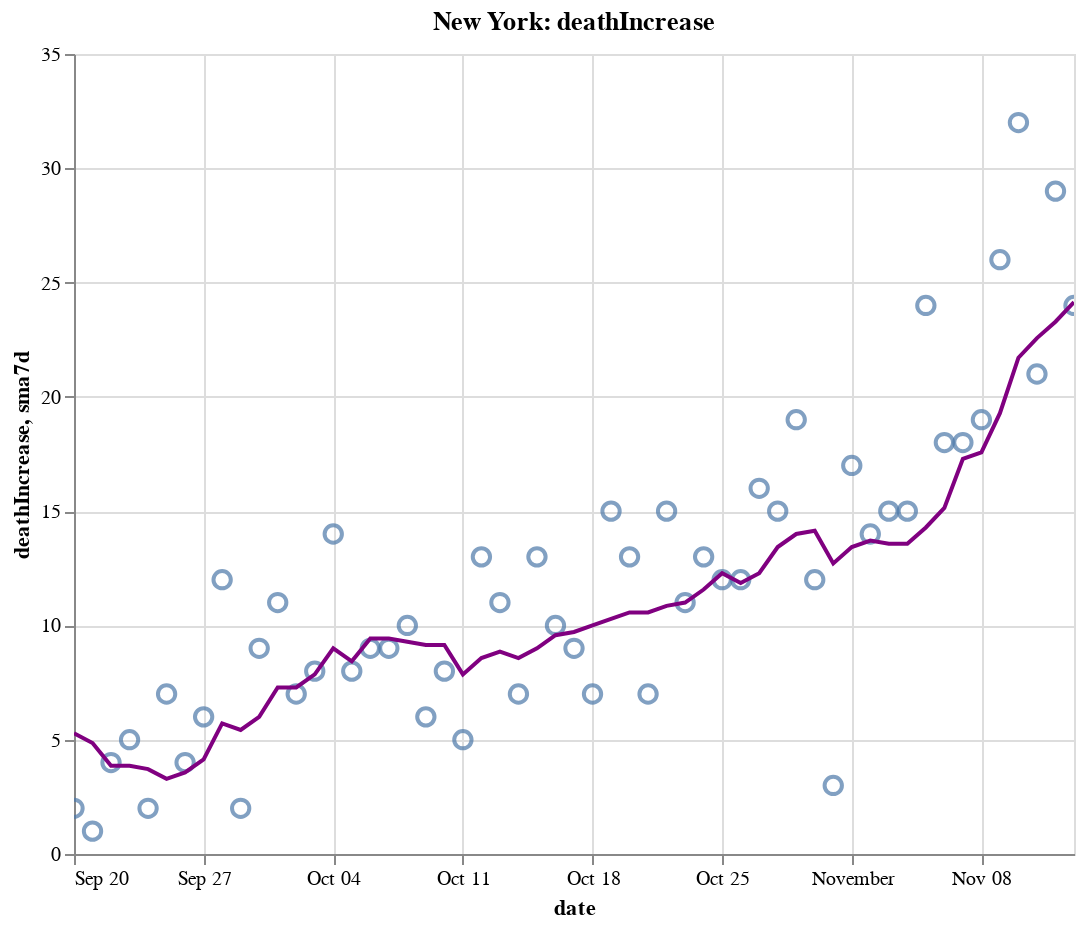

This figure's notebook cell:
### Code cell
create_plot(ny, 'deathIncrease')

### Figure 1 — Vega-Lite specification as saved in the notebook (floating-point values rounded to 4 significant figures)
{"config": {"view": {"continuousWidth": 400, "continuousHeight": 300}}, "layer": [{"layer": [{"mark": {"type": "point", "size": 75}, "encoding": {"tooltip": [{"type": "temporal", "field": "date"}, {"type": "quantitative", "field": "deathIncrease"}, {"type": "quantitative", "field": "sma7d"}], "x": {"type": "temporal", "field": "date"}, "y": {"type": "quantitative", "field": "deathIncrease"}}, "selection": {"selector012": {"type": "interval", "bind": "scales", "encodings": ["x", "y"]}}}, {"mark": {"type": "line", "color": "purple"}, "encoding": {"x": {"type": "temporal", "field": "date"}, "y": {"type": "quantitative", "field": "sma7d"}}}]}, {"mark": {"type": "rule", "color": "#aaa"}, "encoding": {"x": {"type": "temporal", "field": "date"}}, "transform": [{"filter": {"selection": "selector011"}}]}, {"mark": "circle", "encoding": {"opacity": {"condition": {"value": 1, "selection": "selector011"}, "value": 0}, "tooltip": [{"type": "temporal", "field": "date"}, {"type": "quantitative", "field": "deathIncrease"}, {"type": "quantitative", "field": "sma7d"}], "x": {"type": "temporal", "field": "date"}, "y": {"type": "quantitative", "field": "deathIncrease"}}, "selection": {"selector011": {"type": "single", "encodings": ["x"], "on": "mouseover", "nearest": true, "empty": "none"}}}, {"mark": {"type": "text", "align": "left", "dx": 5, "dy": -5, "stroke": "white", "strokeWidth": 2}, "encoding": {"text": {"type": "quantitative", "field": "deathIncrease"}, "tooltip": [{"type": "temporal", "field": "date"}, {"type": "quantitative", "field": "deathIncrease"}, {"type": "quantitative", "field": "sma7d"}], "x": {"type": "temporal", "field": "date"}, "y": {"type": "quantitative", "field": "deathIncrease"}}, "transform": [{"filter": {"selection": "selector011"}}]}, {"mark": {"type": "text", "align": "left", "dx": 5, "dy": -5}, "encoding": {"text": {"type": "quantitative", "field": "deathIncrease"}, "tooltip": [{"type": "temporal", "field": "date"}, {"type": "quantitative", "field": "deathIncrease"}, {"type": "quantitative", "field": "sma7d"}], "x": {"type": "temporal", "field": "date"}, "y": {"type": "quantitative", "field": "deathIncrease"}}, "transform": [{"filter": {"selection": "selector011"}}]}], "data": {"name": "data-b61d37326d8941038d779e4f9df40fe2"}, "height": 400, "title": "New York: deathIncrease", "width": 500, "$schema": "https://vega.github.io/schema/vega-lite/v4.8.1.json", "datasets": {"data-b61d37326d8941038d779e4f9df40fe2": [{"date": "2020-09-20T00:00:00", "totalTestResultsIncrease": 100400.0, "positiveIncrease": 862.0, "death": 25430.0, "deathIncrease": 2.0, "positiveRate": 0.009, "state": "New York", "sma7d": 5.286}, {"date": "2020-09-21T00:00:00", "totalTestResultsIncrease": 58320.0, "positiveIncrease": 573.0, "death": 25430.0, "deathIncrease": 1.0, "positiveRate": 0.01, "state": "New York", "sma7d": 4.857}, {"date": "2020-09-22T00:00:00", "totalTestResultsIncrease": 84000.0, "positiveIncrease": 754.0, "death": 25430.0, "deathIncrease": 4.0, "positiveRate": 0.009, "state": "New York", "sma7d": 3.857}, {"date": "2020-09-23T00:00:00", "totalTestResultsIncrease": 70930.0, "positiveIncrease": 665.0, "death": 25440.0, "deathIncrease": 5.0, "positiveRate": 0.009, "state": "New York", "sma7d": 3.857}, {"date": "2020-09-24T00:00:00", "totalTestResultsIncrease": 92950.0, "positiveIncrease": 955.0, "death": 25440.0, "deathIncrease": 2.0, "positiveRate": 0.01, "state": "New York", "sma7d": 3.714}, {"date": "2020-09-25T00:00:00", "totalTestResultsIncrease": 94820.0, "positiveIncrease": 908.0, "death": 25450.0, "deathIncrease": 7.0, "positiveRate": 0.01, "state": "New York", "sma7d": 3.286}, {"date": "2020-09-26T00:00:00", "totalTestResultsIncrease": 99950.0, "positiveIncrease": 1005.0, "death": 25450.0, "deathIncrease": 4.0, "positiveRate": 0.01, "state": "New York", "sma7d": 3.571}, {"date": "2020-09-27T00:00:00", "totalTestResultsIncrease": 84770.0, "positiveIncrease": 866.0, "death": 25460.0, "deathIncrease": 6.0, "positiveRate": 0.01, "state": "New York", "sma7d": 4.143}, {"date": "2020-09-28T00:00:00", "totalTestResultsIncrease": 52940.0, "positiveIncrease": 834.0, "death": 25470.0, "deathIncrease": 12.0, "positiveRate": 0.016, "state": "New York", "sma7d": 5.714}, {"date": "2020-09-29T00:00:00", "totalTestResultsIncrease": 88230.0, "positiveIncrease": 1189.0, "death": 25470.0, "deathIncrease": 2.0, "positiveRate": 0.013, "state": "New York", "sma7d": 5.429}, {"date": "2020-09-30T00:00:00", "totalTestResultsIncrease": 97960.0, "positiveIncrease": 1000.0, "death": 25480.0, "deathIncrease": 9.0, "positiveRate": 0.01, "state": "New York", "sma7d": 6.0}, {"date": "2020-10-01T00:00:00", "totalTestResultsIncrease": 109200.0, "positiveIncrease": 1382.0, "death": 25490.0, "deathIncrease": 11.0, "positiveRate": 0.013, "state": "New York", "sma7d": 7.286}, {"date": "2020-10-02T00:00:00", "totalTestResultsIncrease": 119500.0, "positiveIncrease": 1598.0, "death": 25500.0, "deathIncrease": 7.0, "positiveRate": 0.013, "state": "New York", "sma7d": 7.286}, {"date": "2020-10-03T00:00:00", "totalTestResultsIncrease": 134300.0, "positiveIncrease": 1731.0, "death": 25500.0, "deathIncrease": 8.0, "positiveRate": 0.013, "state": "New York", "sma7d": 7.857}, {"date": "2020-10-04T00:00:00", "totalTestResultsIncrease": 110300.0, "positiveIncrease": 1222.0, "death": 25520.0, "deathIncrease": 14.0, "positiveRate": 0.011, "state": "New York", "sma7d": 9.0}, {"date": "2020-10-05T00:00:00", "totalTestResultsIncrease": 76400.0, "positiveIncrease": 933.0, "death": 25530.0, "deathIncrease": 8.0, "positiveRate": 0.012, "state": "New York", "sma7d": 8.429}, {"date": "2020-10-06T00:00:00", "totalTestResultsIncrease": 96360.0, "positiveIncrease": 1393.0, "death": 25540.0, "deathIncrease": 9.0, "positiveRate": 0.014, "state": "New York", "sma7d": 9.429}, {"date": "2020-10-07T00:00:00", "totalTestResultsIncrease": 108200.0, "positiveIncrease": 1360.0, "death": 25540.0, "deathIncrease": 9.0, "positiveRate": 0.013, "state": "New York", "sma7d": 9.429}, {"date": "2020-10-08T00:00:00", "totalTestResultsIncrease": 145800.0, "positiveIncrease": 1836.0, "death": 25560.0, "deathIncrease": 10.0, "positiveRate": 0.013, "state": "New York", "sma7d": 9.286}, {"date": "2020-10-09T00:00:00", "totalTestResultsIncrease": 139300.0, "positiveIncrease": 1592.0, "death": 25560.0, "deathIncrease": 6.0, "positiveRate": 0.011, "state": "New York", "sma7d": 9.143}, {"date": "2020-10-10T00:00:00", "totalTestResultsIncrease": 134600.0, "positiveIncrease": 1447.0, "death": 25570.0, "deathIncrease": 8.0, "positiveRate": 0.011, "state": "New York", "sma7d": 9.143}, {"date": "2020-10-11T00:00:00", "totalTestResultsIncrease": 118300.0, "positiveIncrease": 1143.0, "death": 25570.0, "deathIncrease": 5.0, "positiveRate": 0.01, "state": "New York", "sma7d": 7.857}, {"date": "2020-10-12T00:00:00", "totalTestResultsIncrease": 91790.0, "positiveIncrease": 1029.0, "death": 25590.0, "deathIncrease": 13.0, "positiveRate": 0.011, "state": "New York", "sma7d": 8.571}, {"date": "2020-10-13T00:00:00", "totalTestResultsIncrease": 99070.0, "positiveIncrease": 1393.0, "death": 25600.0, "deathIncrease": 11.0, "positiveRate": 0.014, "state": "New York", "sma7d": 8.857}, {"date": "2020-10-14T00:00:00", "totalTestResultsIncrease": 111700.0, "positiveIncrease": 1232.0, "death": 25600.0, "deathIncrease": 7.0, "positiveRate": 0.011, "state": "New York", "sma7d": 8.571}, {"date": "2020-10-15T00:00:00", "totalTestResultsIncrease": 133200.0, "positiveIncrease": 1460.0, "death": 25620.0, "deathIncrease": 13.0, "positiveRate": 0.011, "state": "New York", "sma7d": 9.0}, {"date": "2020-10-16T00:00:00", "totalTestResultsIncrease": 136000.0, "positiveIncrease": 1707.0, "death": 25630.0, "deathIncrease": 10.0, "positiveRate": 0.013, "state": "New York", "sma7d": 9.571}, {"date": "2020-10-17T00:00:00", "totalTestResultsIncrease": 160000.0, "positiveIncrease": 1784.0, "death": 25640.0, "deathIncrease": 9.0, "positiveRate": 0.011, "state": "New York", "sma7d": 9.714}, {"date": "2020-10-18T00:00:00", "totalTestResultsIncrease": 128800.0, "positiveIncrease": 1390.0, "death": 25640.0, "deathIncrease": 7.0, "positiveRate": 0.011, "state": "New York", "sma7d": 10.0}, {"date": "2020-10-19T00:00:00", "totalTestResultsIncrease": 82010.0, "positiveIncrease": 998.0, "death": 25660.0, "deathIncrease": 15.0, "positiveRate": 0.012, "state": "New York", "sma7d": 10.29}, {"date": "2020-10-20T00:00:00", "totalTestResultsIncrease": 90540.0, "positiveIncrease": 1201.0, "death": 25670.0, "deathIncrease": 13.0, "positiveRate": 0.013, "state": "New York", "sma7d": 10.57}, {"date": "2020-10-21T00:00:00", "totalTestResultsIncrease": 124800.0, "positiveIncrease": 2026.0, "death": 25680.0, "deathIncrease": 7.0, "positiveRate": 0.016, "state": "New York", "sma7d": 10.57}, {"date": "2020-10-22T00:00:00", "totalTestResultsIncrease": 135300.0, "positiveIncrease": 1628.0, "death": 25690.0, "deathIncrease": 15.0, "positiveRate": 0.012, "state": "New York", "sma7d": 10.86}, {"date": "2020-10-23T00:00:00", "totalTestResultsIncrease": 141500.0, "positiveIncrease": 1637.0, "death": 25700.0, "deathIncrease": 11.0, "positiveRate": 0.012, "state": "New York", "sma7d": 11.0}, {"date": "2020-10-24T00:00:00", "totalTestResultsIncrease": 156900.0, "positiveIncrease": 2061.0, "death": 25720.0, "deathIncrease": 13.0, "positiveRate": 0.013, "state": "New York", "sma7d": 11.57}, {"date": "2020-10-25T00:00:00", "totalTestResultsIncrease": 120800.0, "positiveIncrease": 1632.0, "death": 25730.0, "deathIncrease": 12.0, "positiveRate": 0.014, "state": "New York", "sma7d": 12.29}, {"date": "2020-10-26T00:00:00", "totalTestResultsIncrease": 82120.0, "positiveIncrease": 1191.0, "death": 25740.0, "deathIncrease": 12.0, "positiveRate": 0.015, "state": "New York", "sma7d": 11.86}, {"date": "2020-10-27T00:00:00", "totalTestResultsIncrease": 111600.0, "positiveIncrease": 1991.0, "death": 25760.0, "deathIncrease": 16.0, "positiveRate": 0.018, "state": "New York", "sma7d": 12.29}, {"date": "2020-10-28T00:00:00", "totalTestResultsIncrease": 129700.0, "positiveIncrease": 2031.0, "death": 25770.0, "deathIncrease": 15.0, "positiveRate": 0.016, "state": "New York", "sma7d": 13.43}, {"date": "2020-10-29T00:00:00", "totalTestResultsIncrease": 168400.0, "positiveIncrease": 2499.0, "death": 25790.0, "deathIncrease": 19.0, "positiveRate": 0.015, "state": "New York", "sma7d": 14.0}, {"date": "2020-10-30T00:00:00", "totalTestResultsIncrease": 146900.0, "positiveIncrease": 2255.0, "death": 25800.0, "deathIncrease": 12.0, "positiveRate": 0.015, "state": "New York", "sma7d": 14.14}, {"date": "2020-10-31T00:00:00", "totalTestResultsIncrease": 137000.0, "positiveIncrease": 2049.0, "death": 25810.0, "deathIncrease": 3.0, "positiveRate": 0.015, "state": "New York", "sma7d": 12.71}, {"date": "2020-11-01T00:00:00", "totalTestResultsIncrease": 148900.0, "positiveIncrease": 2255.0, "death": 25820.0, "deathIncrease": 17.0, "positiveRate": 0.015, "state": "New York", "sma7d": 13.43}, {"date": "2020-11-02T00:00:00", "totalTestResultsIncrease": 96100.0, "positiveIncrease": 1633.0, "death": 25840.0, "deathIncrease": 14.0, "positiveRate": 0.017, "state": "New York", "sma7d": 13.71}, {"date": "2020-11-03T00:00:00", "totalTestResultsIncrease": 127900.0, "positiveIncrease": 2321.0, "death": 25850.0, "deathIncrease": 15.0, "positiveRate": 0.018, "state": "New York", "sma7d": 13.57}, {"date": "2020-11-04T00:00:00", "totalTestResultsIncrease": 133500.0, "positiveIncrease": 2126.0, "death": 25870.0, "deathIncrease": 15.0, "positiveRate": 0.016, "state": "New York", "sma7d": 13.57}, {"date": "2020-11-05T00:00:00", "totalTestResultsIncrease": 161000.0, "positiveIncrease": 2997.0, "death": 25890.0, "deathIncrease": 24.0, "positiveRate": 0.019, "state": "New York", "sma7d": 14.29}, {"date": "2020-11-06T00:00:00", "totalTestResultsIncrease": 160700.0, "positiveIncrease": 3209.0, "death": 25910.0, "deathIncrease": 18.0, "positiveRate": 0.02, "state": "New York", "sma7d": 15.14}, {"date": "2020-11-07T00:00:00", "totalTestResultsIncrease": 163300.0, "positiveIncrease": 3587.0, "death": 25930.0, "deathIncrease": 18.0, "positiveRate": 0.022, "state": "New York", "sma7d": 17.29}, {"date": "2020-11-08T00:00:00", "totalTestResultsIncrease": 145600.0, "positiveIncrease": 3428.0, "death": 25950.0, "deathIncrease": 19.0, "positiveRate": 0.024, "state": "New York", "sma7d": 17.57}, {"date": "2020-11-09T00:00:00", "totalTestResultsIncrease": 111400.0, "positiveIncrease": 3144.0, "death": 25970.0, "deathIncrease": 26.0, "positiveRate": 0.028, "state": "New York", "sma7d": 19.29}, {"date": "2020-11-10T00:00:00", "totalTestResultsIncrease": 128000.0, "positiveIncrease": 3965.0, "death": 26000.0, "deathIncrease": 32.0, "positiveRate": 0.031, "state": "New York", "sma7d": 21.71}, {"date": "2020-11-11T00:00:00", "totalTestResultsIncrease": 164300.0, "positiveIncrease": 4820.0, "death": 26030.0, "deathIncrease": 21.0, "positiveRate": 0.029, "state": "New York", "sma7d": 22.57}, {"date": "2020-11-12T00:00:00", "totalTestResultsIncrease": 162600.0, "positiveIncrease": 4797.0, "death": 26060.0, "deathIncrease": 29.0, "positiveRate": 0.029, "state": "New York", "sma7d": 23.29}, {"date": "2020-11-13T00:00:00", "totalTestResultsIncrease": 203700.0, "positiveIncrease": 5401.0, "death": 26080.0, "deathIncrease": 24.0, "positiveRate": 0.027, "state": "New York", "sma7d": 24.14}]}}
